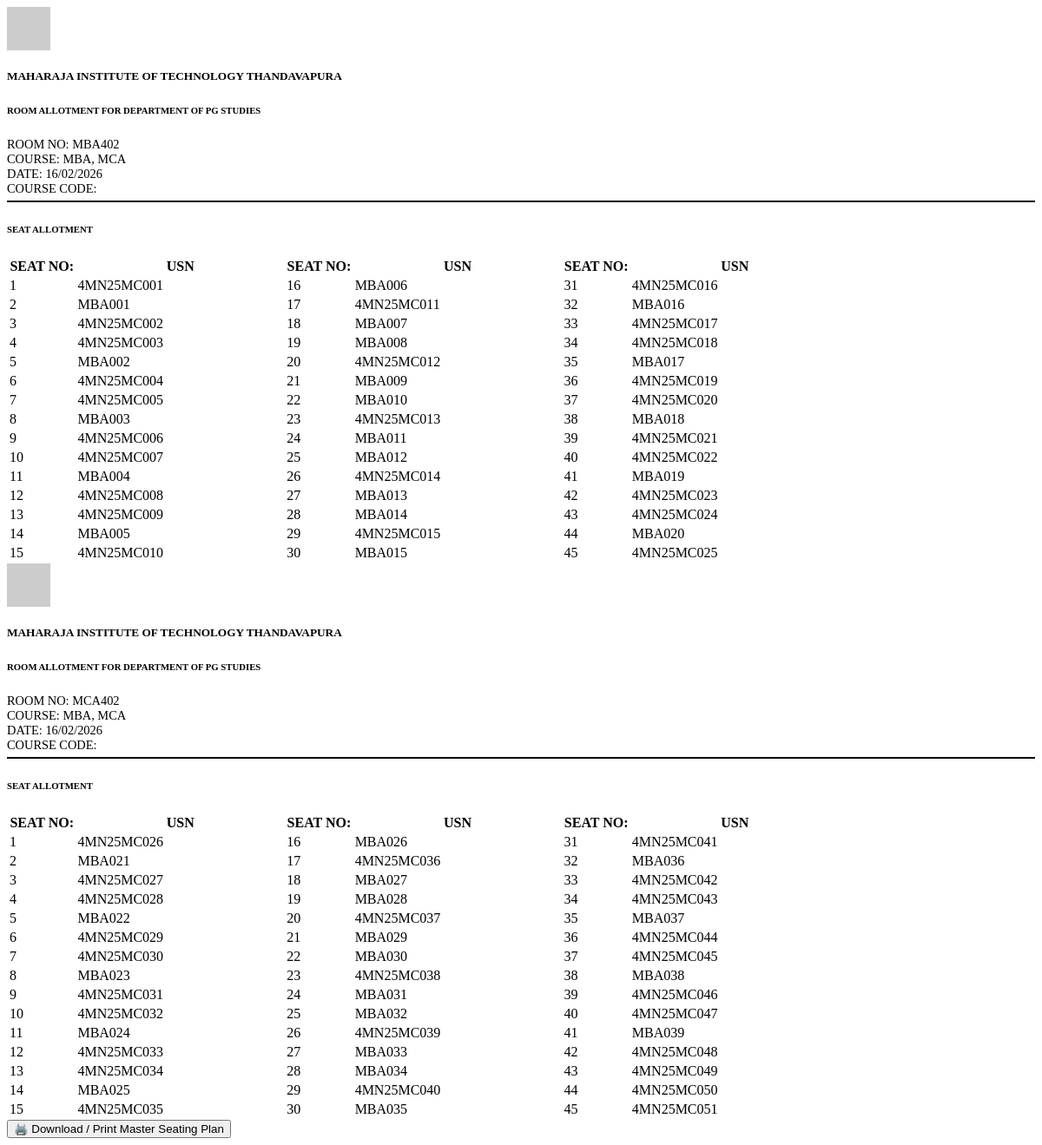
Page /reports/seating/ on the committed database.
### rooms/models.py (models this page shows, shortened)
class Room(models.Model):
    room_number = models.CharField(max_length=50, unique=True)
    benches = models.IntegerField(help_text="Each bench holds exactly 3 students")

### allotment/views.py (the view)
# urls.py: path('reports/seating/', views.seating_reports, name='seating_reports'),
def seating_reports(request):
    allotments = SeatAllotment.objects.select_related('exam', 'room', 'student_1', 'student_2', 'student_3').all().order_by('room__room_number', 'bench_number')
    if not allotments:
        return render(request, 'partials/seating_reports.html', {'reports': []})
    grouped = defaultdict(list)
    for a in allotments:
        grouped[a.room].append(a)
    report_data = []
    for room in sorted(grouped.keys(), key=lambda r: r.room_number):
        benches = grouped[room]
        grid = [""] * 45
        courses = set()
        for b in benches:
            base_idx = (b.bench_number - 1) * 3
            if base_idx + 2 < 45:
                if b.student_1:
                    grid[base_idx] = b.student_1.usn
                    courses.add(b.student_1.department)
                if b.student_2:
                    grid[base_idx+1] = b.student_2.usn
                    courses.add(b.student_2.department)
                if b.student_3:
                    grid[base_idx+2] = b.student_3.usn
                    courses.add(b.student_3.department)
        exam = benches[0].exam if benches else None
        report_data.append({
            'room': room,
            'usns': grid,
            'date': exam.date.strftime('%d/%m/%Y') if exam else datetime.date.today().strftime('%d/%m/%Y'),
            'courses': ", ".join(sorted(list(courses)))
        })
    return render(request, 'partials/seating_reports.html', {'reports': report_data})

### allotment/templatetags/allotment_tags.py (called while the page is built)
@register.filter
def get_at_index(list_obj, index):
    try:
        return list_obj[int(index)]
    except (IndexError, TypeError, ValueError):
        return None

### templates/partials/seating_reports.html (shortened to what this page needs)
{% load allotment_tags %}
{% if reports %}
    <div class="d-print-block">
        {% for rep in reports %}
        <div class="mb-5 page-break-after">
            <div class="text-center mb-3">
                <div class="d-flex align-items-center justify-content-center">
                    <img src="/static/img/college_logo.png" alt="Logo" style="height: 50px;" onerror="this.src='https://via.placeholder.com/50?text=MT'">
                    <h5 class="mb-0 fw-bold ms-3">MAHARAJA INSTITUTE OF TECHNOLOGY THANDAVAPURA</h5>
                </div>
                <h6 class="mt-2 text-uppercase fw-bold">ROOM ALLOTMENT FOR DEPARTMENT OF PG STUDIES</h6>
                <div class="row mt-3 px-2 text-start fw-bold" style="font-size: 0.9rem; border-bottom: 2px solid black; padding-bottom: 5px; margin-bottom: 10px;">
                    <div class="col-6">ROOM NO: {{ rep.room.room_number }}</div>
                    <div class="col-6 text-end">COURSE: {{ rep.courses }}</div>
                    <div class="col-6">DATE: {{ rep.date }}</div>
                    <div class="col-6 text-end">COURSE CODE: </div>
                </div>
                <h6 class="mt-2 fw-bold text-uppercase">SEAT ALLOTMENT</h6>
            </div>
            <table class="table table-bordered border-dark text-center align-middle">
                <thead>
                    <tr class="bg-light">
                        <th style="width: 8%;">SEAT NO:</th>
                        <th style="width: 25%;">USN</th>
                        <th style="width: 8%;">SEAT NO:</th>
                        <th style="width: 25%;">USN</th>
                        <th style="width: 8%;">SEAT NO:</th>
                        <th style="width: 25%;">USN</th>
                    </tr>
                </thead>
                <tbody>
                    {% for row_idx in "012345678901234"|make_list %}
                    {% with i=forloop.counter0 %}
                    <tr>
                        <td>{{ i|add:1 }}</td>
                        <td class="fw-bold">{{ rep.usns|get_at_index:i }}</td>
                        {% with j=i|add:15 %}
                        <td>{{ j|add:1 }}</td>
                        <td class="fw-bold">{{ rep.usns|get_at_index:j }}</td>
                        {% endwith %}
                        {% with k=i|add:30 %}
                        <td>{{ k|add:1 }}</td>
                        <td class="fw-bold">{{ rep.usns|get_at_index:k }}</td>
                        {% endwith %}
                    </tr>
                    {% endwith %}
                    {% endfor %}
                </tbody>
            </table>
        </div>
        {% endfor %}
    </div>
    <div class="d-print-none text-center mt-4">
        <button class="btn btn-primary" onclick="window.print()">🖨️ Download / Print Master Seating Plan</button>
    </div>
{% else %}
    <div class="text-center py-5 text-muted">
        <h4><i class="bi bi-inbox fs-1"></i></h4>
        <p>No master seating plan generated yet.</p>
    </div>
{% endif %}

### templates/partials/seating_reports.html (style rules this page uses)
.table thead th { vertical-align: middle; }

### rows in the picture
Room: room.room_number "MBA402", courses "MBA, MCA", date "16/02/2026", make_list "1" "2" "3" "4" "5" "6" "7" "8" "9" "10" "11" "12" "13" "14" "15", usns|get_at_index "4MN25MC001" "MBA001" "4MN25MC002" "4MN25MC003" "MBA002" "4MN25MC004" "4MN25MC005" "MBA003" "4MN25MC006" "4MN25MC007" "MBA004" "4MN25MC008" "4MN25MC009" "MBA005" "4MN25MC010", make_list "16" "17" "18" "19" "20" "21" "22" "23" "24" "25" "26" "27" "28" "29" "30", usns|get_at_index "MBA006" "4MN25MC011" "MBA007" "MBA008" "4MN25MC012" "MBA009" "MBA010" "4MN25MC013" "MBA011" "MBA012" "4MN25MC014" "MBA013" "MBA014" "4MN25MC015" "MBA015", make_list "31" "32" "33" "34" "35" "36" "37" "38" "39" "40" "41" "42" "43" "44" "45", usns|get_at_index "4MN25MC016" "MBA016" "4MN25MC017" "4MN25MC018" "MBA017" "4MN25MC019" "4MN25MC020" "MBA018" "4MN25MC021" "4MN25MC022" "MBA019" "4MN25MC023" "4MN25MC024" "MBA020" "4MN25MC025"
Room: room.room_number "MCA402", courses "MBA, MCA", date "16/02/2026", make_list "1" "2" "3" "4" "5" "6" "7" "8" "9" "10" "11" "12" "13" "14" "15", usns|get_at_index "4MN25MC026" "MBA021" "4MN25MC027" "4MN25MC028" "MBA022" "4MN25MC029" "4MN25MC030" "MBA023" "4MN25MC031" "4MN25MC032" "MBA024" "4MN25MC033" "4MN25MC034" "MBA025" "4MN25MC035", make_list "16" "17" "18" "19" "20" "21" "22" "23" "24" "25" "26" "27" "28" "29" "30", usns|get_at_index "MBA026" "4MN25MC036" "MBA027" "MBA028" "4MN25MC037" "MBA029" "MBA030" "4MN25MC038" "MBA031" "MBA032" "4MN25MC039" "MBA033" "MBA034" "4MN25MC040" "MBA035", make_list "31" "32" "33" "34" "35" "36" "37" "38" "39" "40" "41" "42" "43" "44" "45", usns|get_at_index "4MN25MC041" "MBA036" "4MN25MC042" "4MN25MC043" "MBA037" "4MN25MC044" "4MN25MC045" "MBA038" "4MN25MC046" "4MN25MC047" "MBA039" "4MN25MC048" "4MN25MC049" "4MN25MC050" "4MN25MC051"
